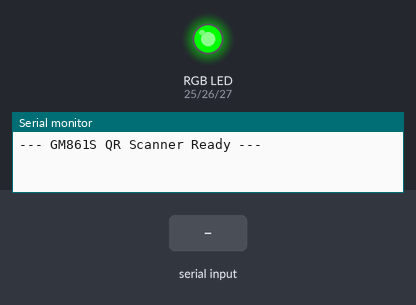
A sketch run on a simulated ESP32. Parts: an RGB LED mixed from three pins (HIGH = lit), the last lines printed to the serial monitor. Inputs (shaded band) come from the test bench.

Above: at 2.2 s.
2.3 s: "Red" received over the second serial link
At 3.2 s:
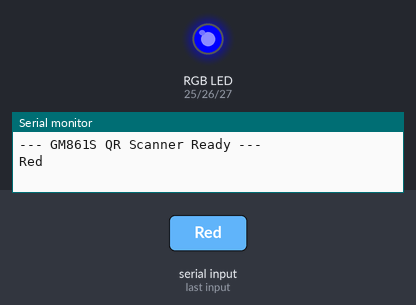
4.9 s: "Orange" received over the second serial link
At 4.97 s:
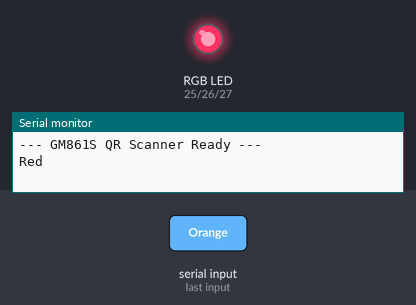
6.5 s: "Yellow" received over the second serial link
At 8.9 s:
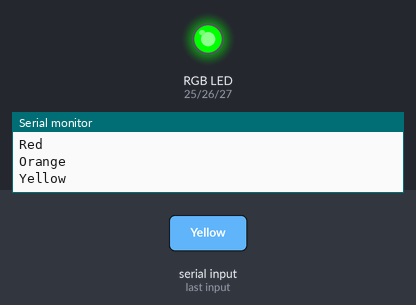
Timing chart, 0 to 10.4 s (numbered marks = the images above; inputs shaded):
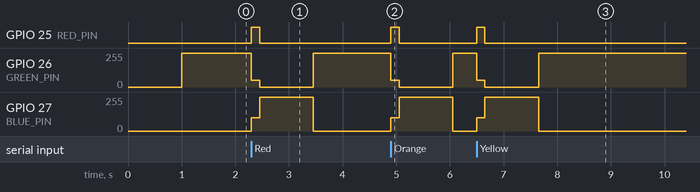

The sketch:

scanner_led_test.ino
```cpp
// No SoftwareSerial include needed!

#define RED_PIN     25
#define GREEN_PIN   26
#define BLUE_PIN    27

// Using ESP32's dedicated Hardware Serial 2 pins
#define SCANNER_RX 16
#define SCANNER_TX 17

// Create a HardwareSerial object using UART Channel 2
HardwareSerial scanner(2);

void writeRGB(int r, int g, int b) {
  analogWrite(RED_PIN, r);
  analogWrite(GREEN_PIN, g);
  analogWrite(BLUE_PIN, b);
}

void setColor(String color) {
  if (color == "Red") {
    writeRGB(255, 0, 0);
  } else if (color == "Orange") {
    writeRGB(255, 40, 0);
  } else if (color == "Yellow") {
    writeRGB(200, 200, 0);
  } else if (color == "Green") {
    writeRGB(0, 255, 0);
  } else if (color == "Blue") {
    writeRGB(0, 0, 255);
  } else if (color == "Pink") {
    writeRGB(255, 50, 100);
  } else if (color == "Cyan") {
    writeRGB(0, 17, 150);
  } else if (color == "White") {
    writeRGB(175, 175, 175);
  } else if (color == "Off") {
    writeRGB(0, 0, 0);
  } else {
    writeRGB(255, 50, 100); // default to pink for unknown colors
  }
}

void setup() {
  // Serial Monitor Baud Rate
  Serial.begin(115200);

  // ESP32 HardwareSerial Initialization: (Baud, Protocol, RX Pin, TX Pin)
  scanner.begin(9600, SERIAL_8N1, SCANNER_RX, SCANNER_TX);

  delay(1000);
  Serial.println("\n--- GM861S QR Scanner Ready ---");
  setColor("Green");
}

void loop() {
  if (scanner.available()) {
    setColor("Pink");
    String data = "";
    unsigned long lastByte = millis();

    while (millis() - lastByte < 150) {
      if (scanner.available()) {
        char c = scanner.read();
        if (c >= 0x20 && c <= 0x7E) {
          data += c;
        }
        lastByte = millis();
      }
    }

    if (data.length() > 0) {
      Serial.println(data);
      setColor("Blue");
      delay(1000);
      setColor("Green");
    }
  }
}
```

Measured:
- after the input at 2.3 s, GPIO 25 (RED_PIN): LOW → HIGH at once, → LOW 0.15 s later; GPIO 26 (GREEN_PIN): 255/255 → 50/255 at once, → 0/255 0.15 s later, → 255/255 1.0 s later; GPIO 27 (BLUE_PIN): 0/255 → 100/255 at once, → 255/255 0.15 s later, → 0/255 1.0 s later
- after the input at 4.9 s, GPIO 25 (RED_PIN): LOW → HIGH at once, → LOW 0.15 s later; GPIO 26 (GREEN_PIN): 255/255 → 50/255 at once, → 0/255 0.15 s later, → 255/255 1.0 s later; GPIO 27 (BLUE_PIN): 0/255 → 100/255 at once, → 255/255 0.15 s later, → 0/255 1.0 s later
- after the input at 6.5 s, GPIO 25 (RED_PIN): LOW → HIGH at once, → LOW 0.15 s later; GPIO 26 (GREEN_PIN): 255/255 → 50/255 at once, → 0/255 0.15 s later, → 255/255 1.0 s later; GPIO 27 (BLUE_PIN): 0/255 → 100/255 at once, → 255/255 0.15 s later, → 0/255 1.0 s later
